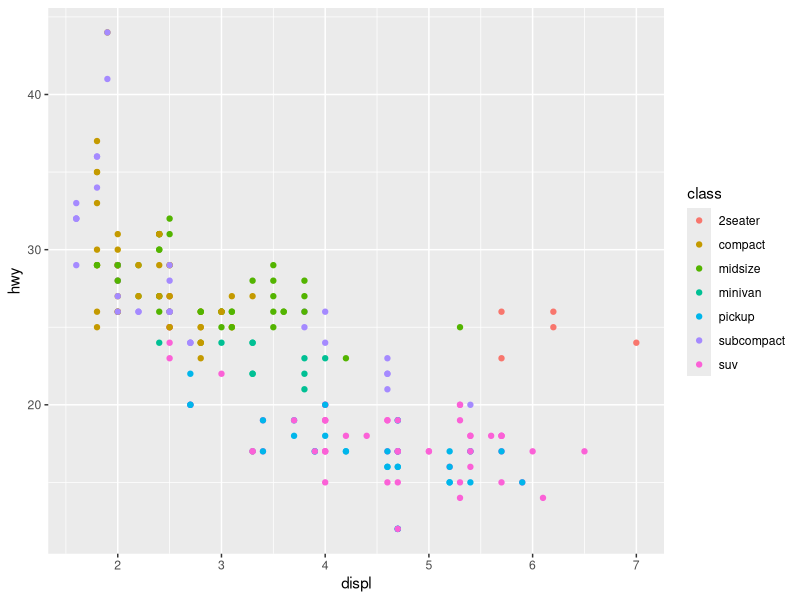
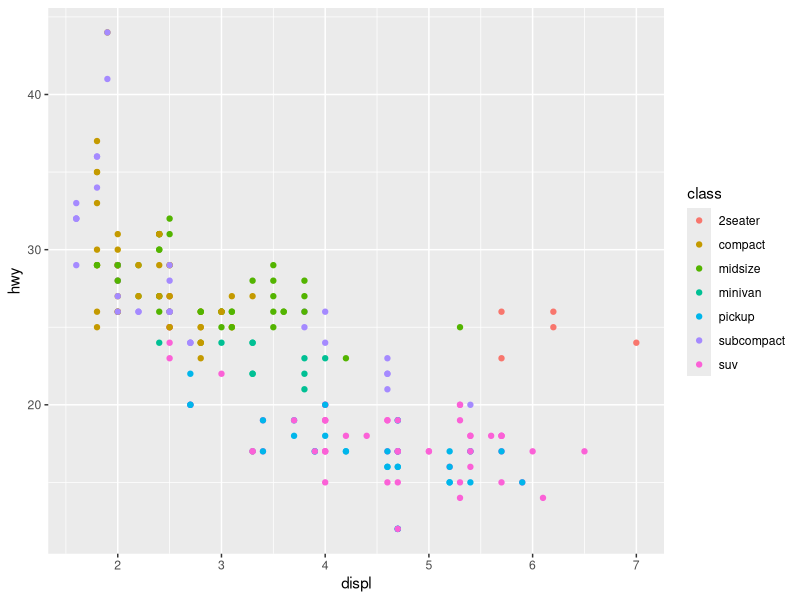
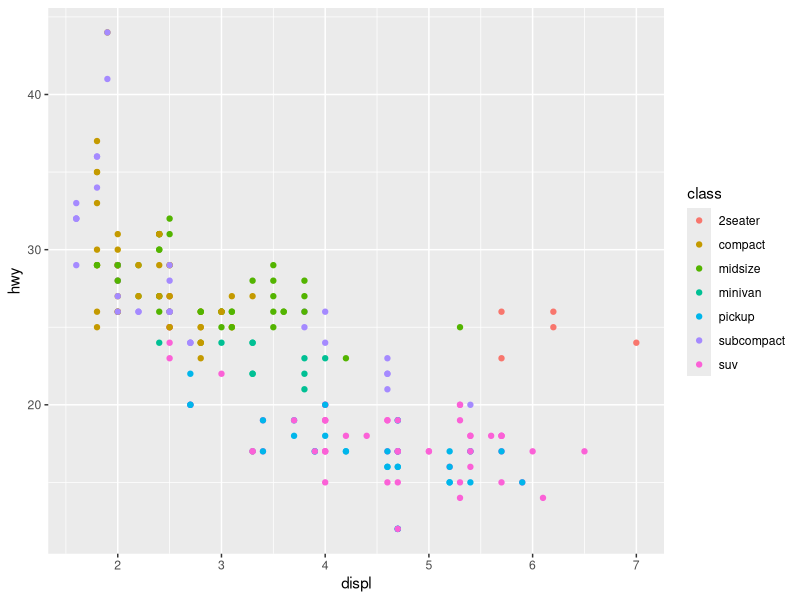
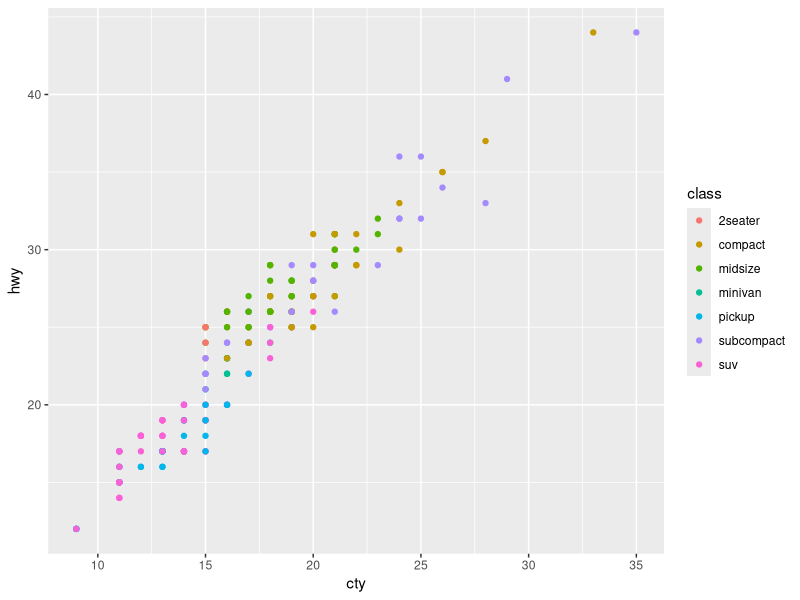

The R source for these figures, in order:
## ---- chunk 1
120 + 130
## ---- chunk 2
# this # is starting a comment, code that will be ignored but allows you to annotate your work
ant_height <- 120 # this is exactly the same as writing ant_height = 5 + 2, but <- is encouraged in R to avoid confusion with other uses of = (e.g. == operator when you are comparing if two values are identical)
bob_height <- 130
ant_height # to show what the value 120 is now stored in the object "ant_height"
bob_height # to show what the value 130 is now stored in the object "bob_height"
## ---- chunk 3
bob_height - ant_height
## ---- chunk 4
ant_age <- 35 # at timepoint 1
ant_age # to confirm what the age was at this point
# wait a year
ant_age <- 36 # at timepoint 1
ant_age # to confirm that the age has been updated
## ---- chunk 5
times_two <- function(input){  # Define your function by stating it's name, and then using <- to describe it
  output = input * 2           # creates an output object that is the input object (see line above) x 2
  return (output)              # gives the output back to the user when they run the function
}
times_two(4)                   # should give you 8
## ---- chunk 6
heights_vector = c(120,130,135)
heights_vector
## ---- chunk 7
names_vector = c("ant", "bob", "charles")
names_vector
## ---- chunk 8
year_group = c(1, "2a", "2b")
year_group
## ---- chunk 9
typeof(heights_vector)
typeof(names_vector)
typeof(year_group)
## ---- chunk 10
# To make a nice looking table in your html output from the "mpg" dataframe from the ggplot2 package:
rmarkdown::paged_table(head(ggplot2::mpg))
## ---- chunk 11
ggplot2::mpg$manufacturer
## ---- chunk 12
if(!require(ggplot2)){install.packages("ggplot2")}
library(ggplot2)
## ---- chunk 13
ggplot(mpg, aes(displ, hwy, colour = class)) + 
  geom_point()
## ---- chunk 14
ggplot(             # R will keep looking at your code until all the open brackets have been closed)
  mpg,              #
  aes(              #
    displ,          #
    hwy,            #
    colour = class  #
  )
) +                 # R will look to the next line if you end a line with +
geom_point()        #
## ---- chunk 15
ggplot(
  mpg,              # dataframe
  aes(              # aesthetic properties
    displ,          # x-axis
    hwy,            # y-axis
    colour = class  # which column I will base the color on (often "color" is safer spelling in code)
  )
) + 
geom_point()        # what I would like drawn on (as opposed to boxplots, lines, etc.)
## ---- chunk 16
ggplot(
  mpg,              # dataframe
  aes(              # aesthetic properties
    cty,            # x-axis - updated
    hwy,            # y-axis
    colour = class  # which column I will base the color on (often "color" is safer spelling in code)
  )
) + 
geom_point()        # what I would like drawn on (as opposed to boxplots, lines, etc.
